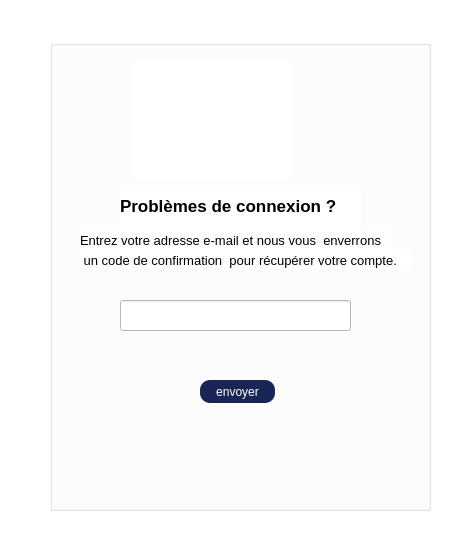
<?xml version="1.0" encoding="UTF-8"?>
<ui version="4.0">
 <class>forgetMotpass</class>
 <widget class="QDialog" name="forgetMotpass">
  <property name="geometry">
   <rect>
    <x>0</x>
    <y>0</y>
    <width>474</width>
    <height>537</height>
   </rect>
  </property>
  <property name="windowTitle">
   <string>Tv'Ease</string>
  </property>
  <property name="styleSheet">
   <string notr="true">/*background-color : #B5C0D0 ; */
background-color : white ; 
</string>
  </property>
  <widget class="QGroupBox" name="groupBox">
   <property name="geometry">
    <rect>
     <x>50</x>
     <y>40</y>
     <width>381</width>
     <height>471</height>
    </rect>
   </property>
   <property name="title">
    <string/>
   </property>
   <widget class="QLabel" name="label">
    <property name="geometry">
     <rect>
      <x>110</x>
      <y>30</y>
      <width>47</width>
      <height>14</height>
     </rect>
    </property>
    <property name="text">
     <string/>
    </property>
   </widget>
   <widget class="QPushButton" name="pushButton">
    <property name="geometry">
     <rect>
      <x>150</x>
      <y>340</y>
      <width>75</width>
      <height>23</height>
     </rect>
    </property>
    <property name="cursor">
     <cursorShape>PointingHandCursor</cursorShape>
    </property>
    <property name="styleSheet">
     <string notr="true">#pushButton {border :none ;
background-color : #192655 ; 
widht : 400px ; 
border-radius : 10px ;
color : white;}


#pushButton:hover {
color : white ; 
/*background-color : #26577C; */
}
</string>
    </property>
    <property name="text">
     <string>envoyer</string>
    </property>
   </widget>
   <widget class="QLineEdit" name="lineEdit_emailRecuperation">
    <property name="geometry">
     <rect>
      <x>70</x>
      <y>260</y>
      <width>231</width>
      <height>31</height>
     </rect>
    </property>
   </widget>
   <widget class="QLabel" name="label_2">
    <property name="geometry">
     <rect>
      <x>80</x>
      <y>20</y>
      <width>161</width>
      <height>121</height>
     </rect>
    </property>
    <property name="styleSheet">
     <string notr="true">background-image: url(:/img/images/forgetpass.png);
background-repeat:no-repeat ;</string>
    </property>
    <property name="text">
     <string/>
    </property>
   </widget>
   <widget class="QLabel" name="label_3">
    <property name="geometry">
     <rect>
      <x>70</x>
      <y>150</y>
      <width>241</width>
      <height>51</height>
     </rect>
    </property>
    <property name="font">
     <font>
      <pointsize>13</pointsize>
      <weight>75</weight>
      <bold>true</bold>
     </font>
    </property>
    <property name="styleSheet">
     <string notr="true"/>
    </property>
    <property name="text">
     <string>Problèmes de connexion ?
</string>
    </property>
   </widget>
   <widget class="QLabel" name="label_4">
    <property name="geometry">
     <rect>
      <x>30</x>
      <y>190</y>
      <width>311</width>
      <height>20</height>
     </rect>
    </property>
    <property name="font">
     <font>
      <pointsize>10</pointsize>
     </font>
    </property>
    <property name="text">
     <string>Entrez votre adresse e-mail et nous vous  enverrons</string>
    </property>
   </widget>
   <widget class="QLabel" name="label_5">
    <property name="geometry">
     <rect>
      <x>30</x>
      <y>210</y>
      <width>331</width>
      <height>20</height>
     </rect>
    </property>
    <property name="font">
     <font>
      <pointsize>10</pointsize>
     </font>
    </property>
    <property name="text">
     <string> un code de confirmation  pour récupérer votre compte.</string>
    </property>
   </widget>
  </widget>
 </widget>
 <resources/>
 <connections/>
</ui>
